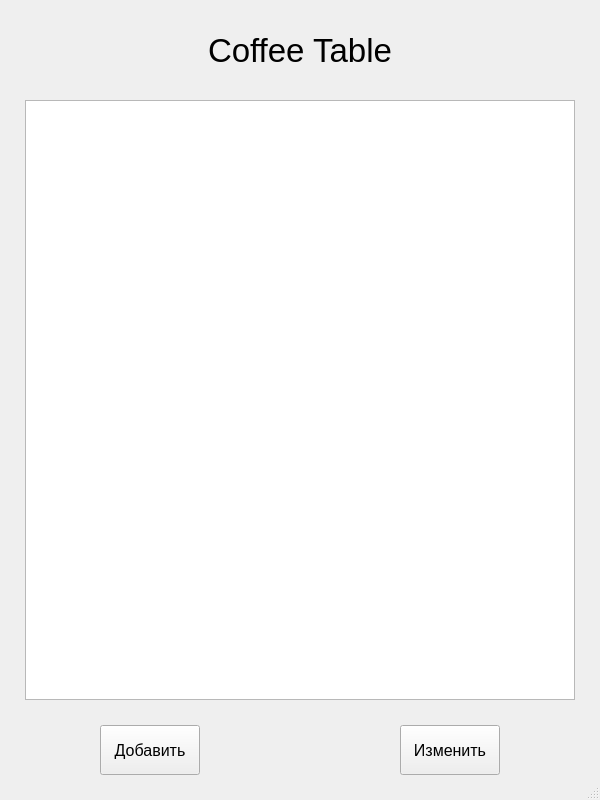
<?xml version="1.0" encoding="UTF-8"?>
<ui version="4.0">
 <class>MainWindow</class>
 <widget class="QMainWindow" name="MainWindow">
  <property name="geometry">
   <rect>
    <x>0</x>
    <y>0</y>
    <width>600</width>
    <height>800</height>
   </rect>
  </property>
  <property name="windowTitle">
   <string>MainWindow</string>
  </property>
  <widget class="QWidget" name="centralwidget">
   <widget class="QLabel" name="name">
    <property name="geometry">
     <rect>
      <x>0</x>
      <y>25</y>
      <width>600</width>
      <height>50</height>
     </rect>
    </property>
    <property name="font">
     <font>
      <pointsize>25</pointsize>
     </font>
    </property>
    <property name="text">
     <string>Coffee Table</string>
    </property>
    <property name="alignment">
     <set>Qt::AlignCenter</set>
    </property>
   </widget>
   <widget class="QTableWidget" name="tableWidget">
    <property name="geometry">
     <rect>
      <x>25</x>
      <y>100</y>
      <width>550</width>
      <height>600</height>
     </rect>
    </property>
   </widget>
   <widget class="QPushButton" name="add_btn">
    <property name="geometry">
     <rect>
      <x>100</x>
      <y>725</y>
      <width>100</width>
      <height>50</height>
     </rect>
    </property>
    <property name="font">
     <font>
      <pointsize>12</pointsize>
     </font>
    </property>
    <property name="text">
     <string>Добавить</string>
    </property>
   </widget>
   <widget class="QPushButton" name="edit_btn">
    <property name="geometry">
     <rect>
      <x>400</x>
      <y>725</y>
      <width>100</width>
      <height>50</height>
     </rect>
    </property>
    <property name="font">
     <font>
      <pointsize>12</pointsize>
     </font>
    </property>
    <property name="text">
     <string>Изменить</string>
    </property>
   </widget>
  </widget>
  <widget class="QStatusBar" name="statusbar"/>
 </widget>
 <resources/>
 <connections/>
</ui>
